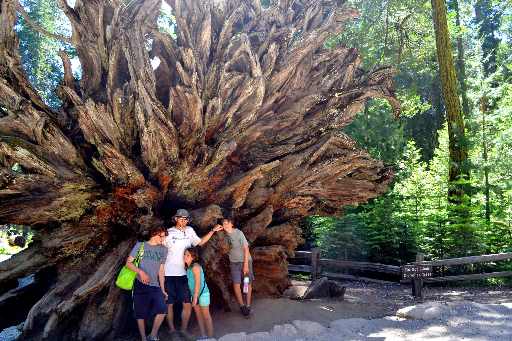
#> input picture computerVision/ps0_python/output/ps0-1-a-1.png, 512 x 341 px
$ python ps0.py   (Python 2 division)
#> lines starting #> are read from the running program, lines starting #| are printed output that depends on the picture; long printed decimals are rounded
import cv2
import numpy

import argparse

def img_ref(in_filename):
#> called with in_filename = 'output/ps0-1-a-1.png'
    img = cv2.imread(in_filename)
#> img is the input picture: shape (341, 512, 3); mean B, G, R 87.1, 96.8, 99.8
    print img.size
#| 523776
    print img.shape
#| (341, 512, 3)
    print img.dtype
#| uint8

def swap_red_blue(in_filename, out_filename):
#> called with in_filename = 'output/ps0-1-a-1.png', out_filename = 'output/ps0-2-a-1.png'
    src = cv2.imread(in_filename)
    b,g,r = cv2.split(src)
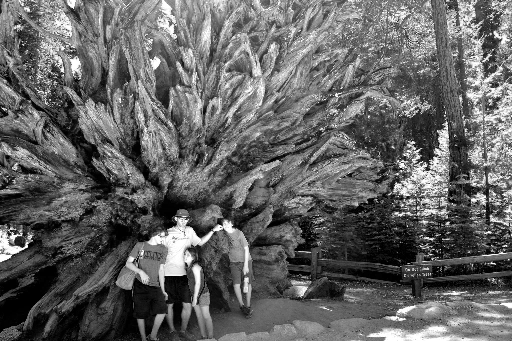
#> r: shape (341, 512); min 0, max 255, mean 99.8
    dst = cv2.merge((r,g,b))
    cv2.imwrite(out_filename, dst)
    return dst

def monochrome(index, in_filename, out_filename):
    img = cv2.imread(in_filename)[:,:,index]
    cv2.imwrite(out_filename, img)
    return img

def splice(size, img1, img2, out_filename):
    startX = (img1.shape[0] - size[0]) / 2
    startY = (img1.shape[1] - size[1]) / 2
    section = img1[startX:startX+size[0], startY:startY+size[1]]

    startX = (img2.shape[0] - size[0]) / 2
    startY = (img2.shape[1] - size[1]) / 2
    img2[startX:startX+size[0], startY:startY+size[1]] = section
    cv2.imwrite(out_filename, img2)

    return img2


def shift_image(src, offset, out_filename, out_filename2):
    src = src.astype(float) / 255.
    translate_mat = numpy.matrix([  [1.0, 0.0, offset[0]],
                                    [0.0, 1.0, offset[1]]])
    dst = cv2.warpAffine(src, translate_mat, (src.shape[1], src.shape[0]))
    sub = src - dst

    dst = numpy.clip(dst * 255, 0, 255).astype(numpy.uint8)
    sub = numpy.clip(sub * 255, 0, 255).astype(numpy.uint8)

    cv2.imwrite(out_filename, dst)
    cv2.imwrite(out_filename2, sub)


def noise(in_filename, out_filename, out_filename2):
    src = cv2.imread(in_filename).astype(float) / 255.0
    b,g,r = cv2.split(src)
    shape = g.shape
    noise = numpy.random.normal(0, 20/255., shape)
    g_noisy = g + noise
    b_noisy = b + noise

    noisy_green = cv2.merge((b, g_noisy, r))
    noisy_blue = cv2.merge((b_noisy, g, r))

    noisy_green = numpy.clip(noisy_green * 255, 0, 255).astype(numpy.uint8)
    noisy_blue = numpy.clip(noisy_blue * 255, 0, 255).astype(numpy.uint8)

    cv2.imwrite(out_filename, noisy_green)
    cv2.imwrite(out_filename2, noisy_blue)


def normalize(img, center, divisor, multiplier, out_filename):
    dst = (img - center) * (multiplier / divisor) + center
    dst = numpy.clip(dst, 0, 255).astype(numpy.uint8)
    cv2.imwrite(out_filename, dst)
    return dst

if __name__ == '__main__':
    img_ref('output/ps0-1-a-1.png')
    swap_red_blue('output/ps0-1-a-1.png', 'output/ps0-2-a-1.png')
    img1_green = monochrome(1, 'output/ps0-1-a-1.png', 'output/ps0-2-b-1.png')
    img1_red = monochrome(2, 'output/ps0-1-a-1.png', 'output/ps0-2-c-1.png')

    """
    # determine which is better: green, the faces in red are washed out
    cv2.imshow('monochrome green', img1_green)
    cv2.imshow('monochrome red', img1_red)
    cv2.waitKey(0)
    """

    img2_red = cv2.imread('output/ps0-1-a-2.png')[:,:,2]
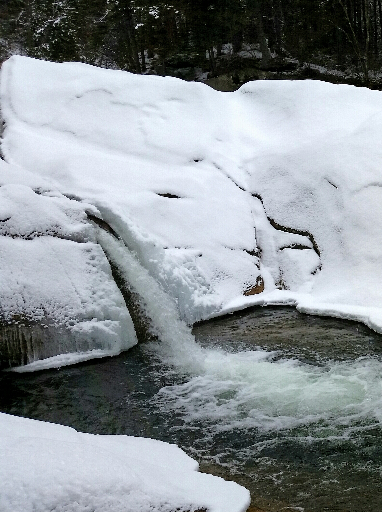
#> input picture computerVision/ps0_python/output/ps0-1-a-2.png, 382 x 512 px
#> img2_red: shape (512, 382); min 0, max 255, mean 139
    splice((100, 100), img1_red, img2_red, 'output/ps0-3-a-1.png')
#> in splice, `section = img1[startX:startX+size[0], startY:startY+size[1]]`:
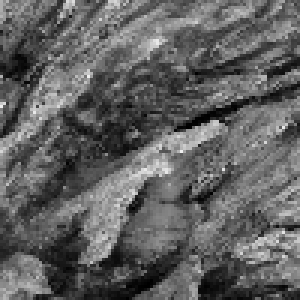
#> section: shape (100, 100) (shown 3 times larger); min 0, max 239, mean 96.4

    shape = img1_green.shape[:2]
#> shape = (341, 512)
    flat = img1_green.reshape(shape[0] * shape[1], 1)
    mean = flat.mean()
#> mean = 96.85
    stddev = numpy.std(flat)
#> stddev = 62.69
    print "min: {}".format(flat.min())
#| min: 0
    print "max: {}".format(flat.max())
#| max: 255
    print "mean: {}".format(mean)
#| mean: 96.846
    print "stddev: {}".format(stddev)
#| stddev: 62.692

    normalized = normalize(img1_green, mean, stddev, 10, 'output/ps0-4-b-1.png')

    shift_image(img1_green, (-2, 0), 'output/ps0-4-c-1.png', 'output/ps0-4-d-1.png')
#> in shift_image, `dst = cv2.warpAffine(src, translate_mat, (src.shape[1], src.shape[0]))`:
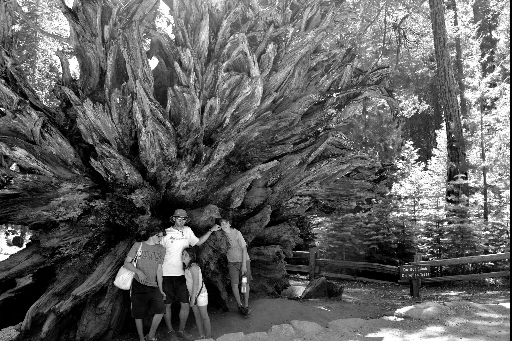
#> dst: shape (341, 512) float64; min 0, max 1, mean 0.379
#> in shift_image, `sub = numpy.clip(sub * 255, 0, 255).astype(numpy.uint8)`:
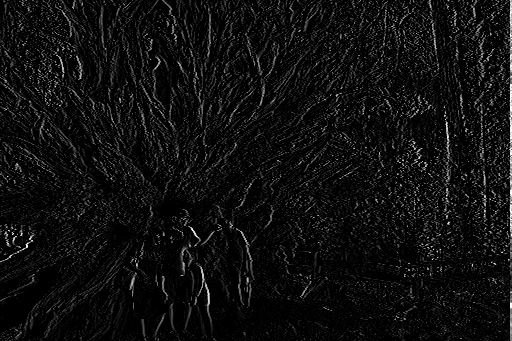
#> sub: shape (341, 512); min 0, max 255, mean 14.9

    ## noise!
    noise('output/ps0-1-a-1.png', 'output/ps0-5-a-1.png', 'output/ps0-5-b-1.png')
#> in noise, `noisy_green = cv2.merge((b, g_noisy, r))`:
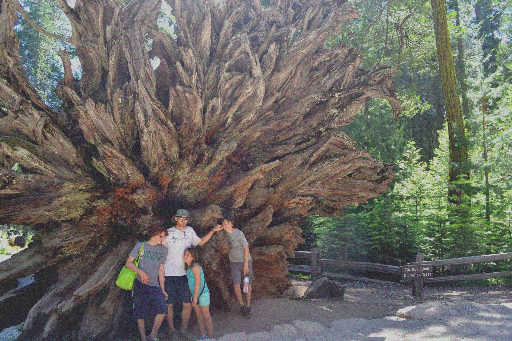
#> noisy_green: shape (341, 512, 3) float64; mean B, G, R 0.341, 0.38, 0.391; drawn with min black and max white
#> in noise, `noisy_blue = numpy.clip(noisy_blue * 255, 0, 255).astype(numpy.uint8)`:
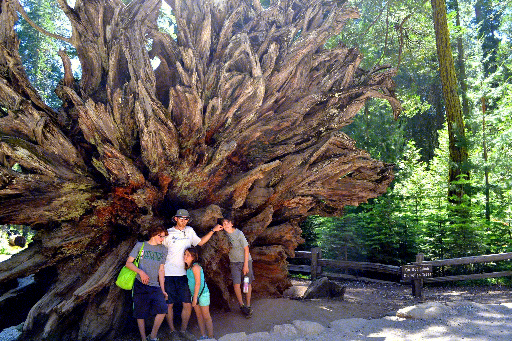
#> noisy_blue: shape (341, 512, 3); mean B, G, R 87.1, 96.8, 99.8
